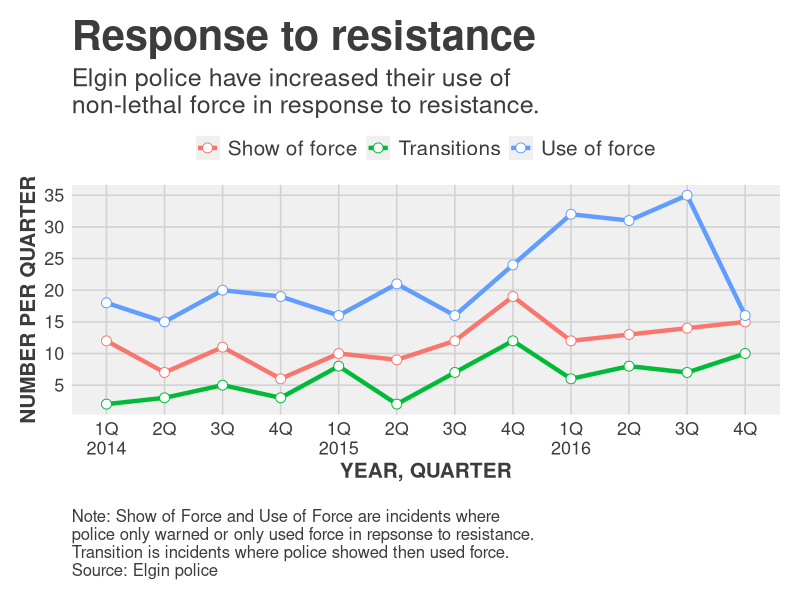

This chart was generated by the following R code:
# Let's load our new dataframe

library(readr)
df <- read_csv("dfsubset.csv")

# load in ggplot and themes
library(ggplot2)
library(ggthemes)


#---------------------
# This function set styles for the chart
# Be sure to run it before you plot


theme_gfx <- function(...) {
  theme_fivethirtyeight() +
    theme(
      plot.background = element_rect(fill = "white"),
      legend.background = element_rect(fill = "white"),
      plot.title = element_text(size = 30),
      plot.subtitle = element_text(size = 18),
      legend.text=element_text(size=15),
      axis.title=element_text(size=15, face="bold"),
      axis.text=element_text(size=13),
      plot.caption=element_text(size=12, hjust=0),
      # This puts the legend across the top
      legend.position="top", 
      legend.direction="horizontal",
      # removes label for legend
      legend.title = element_blank(),
      ...
    )
}

#----Set up plot for print and online --------

#dev.cur()
#pdf(file="ggplotLine.pdf", width = 7, height = 6) 
#png(filename = "ggplotLine.png",width = 600, height = 500, units = "px")

#-----Insert plot here -------------

pLine <- ggplot(df) +
  aes(Year_Quarter, 
      value, 
      group = set, 
      color = set) +
  geom_line(stat="identity", 
            size = 1.5) + 
  geom_point(stat="identity", 
             size = 3,
             shape=21,
             fill="white") + 
  theme_gfx()

# Let's customize the x scale
# Remember \n = a line break
pLine <- pLine + scale_x_discrete(
  labels=c("1Q\n2014","2Q","3Q","4Q","1Q\n2015","2Q","3Q","4Q","1Q\n2016","2Q","3Q","4Q")
)

# Let's also customize the y scale
# we set the min and max, then where breaks should be
pLine <- pLine + 
  scale_y_continuous(breaks=c(seq(0,40,5)) )

# add all the titles.
pLine <- pLine + labs(
  title="Response to resistance", # your headline
  subtitle="Elgin police have increased their use of\nnon-lethal force in response to resistance.",
  x="YEAR, QUARTER", 
  y="NUMBER PER QUARTER",
  caption="\nNote: Show of Force and Use of Force are incidents where \npolice only warned or only used force in repsonse to resistance. \nTransition is incidents where police showed then used force. \nSource: Elgin police")

pLine


#----- End plot --------------

#dev.off() 
